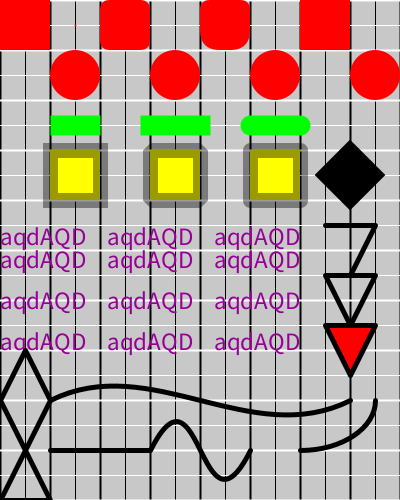
Frame 1 (no input)
Frame 60 (the mouse pressed at the canvas centre just before this capture): identical to frame 1, image omitted
Frame 120 (the mouse held since frame 60 and released just before this capture): identical to frame 1, image omitted

The Processing sketch that drew this single still picture (run headless with seeded random() and noise(); from frame 60 on, the mouse is pressed at the canvas centre):

// Processing sketch: cvtest
// ── cvtest.pde
void setup() {
  int w = 400, h = 500;

  size(400, 500);

  background(200, 200, 200);
  stroke(0);
  strokeWeight(1);
  for (int x = 0; x <= w; x += 25) {
    line(x, 0, x, h);
  }
  strokeWeight(2);
  for (int x = 0; x <= w; x += 50) {
    line(x, 0, x, h);
  }
  stroke(255, 255, 255);
  strokeWeight(1);
  for (int y = 0; y <= h; y += 25) {
    line(0, y, w, y);
  }
  strokeWeight(2);
  for (int y = 0; y <= h; y += 50) {
    line(0, y, w, y);
  }

  stroke(255, 0, 0);
  point(75, 25);

  noStroke();
  fill(255, 0, 0);

  rectMode(CORNER);
  rect(0, 0, 50, 50);

  rectMode(CORNERS);
  rect(100, 0, 150, 50, 10);

  rectMode(CENTER);
  rect(225, 25, 50, 50, 10, 10, 20, 20);

  rectMode(RADIUS);
  rect(325, 25, 25, 25);

  ellipseMode(CORNER);
  ellipse(0+50, 0+50, 50, 50);

  ellipseMode(CORNERS);
  ellipse(100+50, 0+50, 150+50, 50+50);

  ellipseMode(CENTER);
  ellipse(225+50, 25+50, 50, 50);

  ellipseMode(RADIUS);
  ellipse(325+50, 25+50, 25, 25);

  stroke(0, 255, 0);
  strokeWeight(20);
  strokeCap(SQUARE);
  line(50, 100+25, 100, 100+25);

  strokeCap(PROJECT);
  line(50+100, 100+25, 100+100, 100+25);

  strokeCap(ROUND);
  line(50+100+100, 100+25, 100+100+100, 100+25);

  fill(0);
  noStroke();
  rectMode(CENTER);
  push();
  translate(350, 150+25);
  rotate(PI/4);
  square(0, 0, 50);
  pop();

  stroke(0, 0, 0, 100);
  fill(255, 255, 0);
  strokeWeight(15);
  strokeJoin(MITER);
  rectMode(CORNER);
  rect(50, 150, 50, 50);

  strokeJoin(BEVEL);
  rect(50+100, 150, 50, 50);

  strokeJoin(ROUND);
  rect(50+100+100, 150, 50, 50);

  textSize(25);
  fill(150, 0, 150);
  noStroke();
  textAlign(LEFT, BOTTOM);
  text("aqdAQD", 0, 250);

  textAlign(CENTER, BOTTOM);
  text("aqdAQD", 0+150, 250);

  textAlign(RIGHT, BOTTOM);
  text("aqdAQD", 0+100+100+100, 250);

  //
  textAlign(LEFT, TOP);
  text("aqdAQD", 0, 250);

  textAlign(CENTER, TOP);
  text("aqdAQD", 0+150, 250);

  textAlign(RIGHT, TOP);
  text("aqdAQD", 0+100+100+100, 250);

  //
  textAlign(LEFT, CENTER);
  text("aqdAQD", 0, 250+50);

  textAlign(CENTER, CENTER);
  text("aqdAQD", 0+150, 250+50);

  textAlign(RIGHT, CENTER);
  text("aqdAQD", 0+100+100+100, 250+50);

  //
  textAlign(LEFT, BASELINE);
  text("aqdAQD", 0, 250+50+50);

  textAlign(CENTER, BASELINE);
  text("aqdAQD", 0+150, 250+50+50);

  textAlign(RIGHT, BASELINE);
  text("aqdAQD", 0+100+100+100, 250+50+50);

  //
  noFill();
  stroke(0);
  strokeWeight(5);
  beginShape();
  vertex(325, 225);
  vertex(375, 225);
  vertex(350, 225+50);
  endShape();

  beginShape();
  vertex(325, 225+50);
  vertex(375, 225+50);
  vertex(350, 225+50+50);
  endShape(CLOSE);

  beginShape();
  fill(255, 0, 0);
  vertex(325, 225+50+50);
  vertex(375, 225+50+50);
  vertex(350, 225+50+50+50);
  endShape(CLOSE);

  noFill();
  bezier(50, 400, 150, 350, 250, 450, 350, 400);

  beginShape();
  vertex(50, 450);
  vertex(150, 450);
  bezierVertex(200, 350, 200, 550, 250, 450);
  endShape();

  arc(300, 400, 75, 50, 0, HALF_PI);
  
  triangle(0, 500, 25, 450, 50, 500);
  quad(25, 450, 50, 400, 25, 350, 0, 400);
}
void draw() {
  println(mouseX, mouseY);
}
